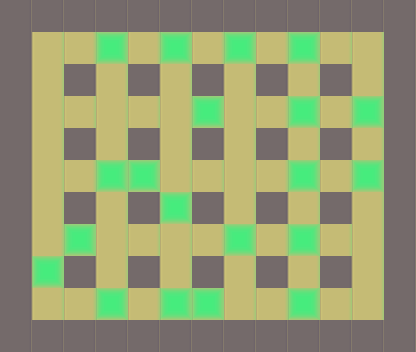

This is a level from a 2D game, rendered from its Tiled map with the project's own tilesets. A one-line summary and the complete map file follow:
An orthogonal 13x11 tile map with 32x32 px tiles, 2 tile layers (base, piedras).

<map version="1.0" orientation="orthogonal" renderorder="right-down" width="13" height="11" tilewidth="32" tileheight="32" nextobjectid="1">
 <properties>
  <property name="nombre" value="Nivel 1" />
 </properties>
 <tileset firstgid="1" name="tile" tilewidth="32" tileheight="32" tilecount="3">
  <image source="../tilebase.png" width="96" height="32" />
  <terraintypes>
   <terrain name="New Terrain" tile="-1" />
  </terraintypes>
 </tileset>
 <layer name="base" width="13" height="11">
  <data>
   <tile gid="1" />
   <tile gid="1" />
   <tile gid="1" />
   <tile gid="1" />
   <tile gid="1" />
   <tile gid="1" />
   <tile gid="1" />
   <tile gid="1" />
   <tile gid="1" />
   <tile gid="1" />
   <tile gid="1" />
   <tile gid="1" />
   <tile gid="1" />
   <tile gid="1" />
   <tile gid="2" />
   <tile gid="2" />
   <tile gid="2" />
   <tile gid="2" />
   <tile gid="2" />
   <tile gid="2" />
   <tile gid="2" />
   <tile gid="2" />
   <tile gid="2" />
   <tile gid="2" />
   <tile gid="2" />
   <tile gid="1" />
   <tile gid="1" />
   <tile gid="2" />
   <tile gid="1" />
   <tile gid="2" />
   <tile gid="1" />
   <tile gid="2" />
   <tile gid="1" />
   <tile gid="2" />
   <tile gid="1" />
   <tile gid="2" />
   <tile gid="1" />
   <tile gid="2" />
   <tile gid="1" />
   <tile gid="1" />
   <tile gid="2" />
   <tile gid="2" />
   <tile gid="2" />
   <tile gid="2" />
   <tile gid="2" />
   <tile gid="2" />
   <tile gid="2" />
   <tile gid="2" />
   <tile gid="2" />
   <tile gid="2" />
   <tile gid="2" />
   <tile gid="1" />
   <tile gid="1" />
   <tile gid="2" />
   <tile gid="1" />
   <tile gid="2" />
   <tile gid="1" />
   <tile gid="2" />
   <tile gid="1" />
   <tile gid="2" />
   <tile gid="1" />
   <tile gid="2" />
   <tile gid="1" />
   <tile gid="2" />
   <tile gid="1" />
   <tile gid="1" />
   <tile gid="2" />
   <tile gid="2" />
   <tile gid="2" />
   <tile gid="2" />
   <tile gid="2" />
   <tile gid="2" />
   <tile gid="2" />
   <tile gid="2" />
   <tile gid="2" />
   <tile gid="2" />
   <tile gid="2" />
   <tile gid="1" />
   <tile gid="1" />
   <tile gid="2" />
   <tile gid="1" />
   <tile gid="2" />
   <tile gid="1" />
   <tile gid="2" />
   <tile gid="1" />
   <tile gid="2" />
   <tile gid="1" />
   <tile gid="2" />
   <tile gid="1" />
   <tile gid="2" />
   <tile gid="1" />
   <tile gid="1" />
   <tile gid="2" />
   <tile gid="2" />
   <tile gid="2" />
   <tile gid="2" />
   <tile gid="2" />
   <tile gid="2" />
   <tile gid="2" />
   <tile gid="2" />
   <tile gid="2" />
   <tile gid="2" />
   <tile gid="2" />
   <tile gid="1" />
   <tile gid="1" />
   <tile gid="2" />
   <tile gid="1" />
   <tile gid="2" />
   <tile gid="1" />
   <tile gid="2" />
   <tile gid="1" />
   <tile gid="2" />
   <tile gid="1" />
   <tile gid="2" />
   <tile gid="1" />
   <tile gid="2" />
   <tile gid="1" />
   <tile gid="1" />
   <tile gid="2" />
   <tile gid="2" />
   <tile gid="2" />
   <tile gid="2" />
   <tile gid="2" />
   <tile gid="2" />
   <tile gid="2" />
   <tile gid="2" />
   <tile gid="2" />
   <tile gid="2" />
   <tile gid="2" />
   <tile gid="1" />
   <tile gid="1" />
   <tile gid="1" />
   <tile gid="1" />
   <tile gid="1" />
   <tile gid="1" />
   <tile gid="1" />
   <tile gid="1" />
   <tile gid="1" />
   <tile gid="1" />
   <tile gid="1" />
   <tile gid="1" />
   <tile gid="1" />
   <tile gid="1" />
  </data>
 </layer>
 <layer name="piedras" width="13" height="11">
  <data>
   <tile gid="0" />
   <tile gid="0" />
   <tile gid="0" />
   <tile gid="0" />
   <tile gid="0" />
   <tile gid="0" />
   <tile gid="0" />
   <tile gid="0" />
   <tile gid="0" />
   <tile gid="0" />
   <tile gid="0" />
   <tile gid="0" />
   <tile gid="0" />
   <tile gid="0" />
   <tile gid="0" />
   <tile gid="0" />
   <tile gid="3" />
   <tile gid="0" />
   <tile gid="3" />
   <tile gid="0" />
   <tile gid="3" />
   <tile gid="0" />
   <tile gid="3" />
   <tile gid="0" />
   <tile gid="0" />
   <tile gid="0" />
   <tile gid="0" />
   <tile gid="0" />
   <tile gid="0" />
   <tile gid="0" />
   <tile gid="0" />
   <tile gid="0" />
   <tile gid="0" />
   <tile gid="0" />
   <tile gid="0" />
   <tile gid="0" />
   <tile gid="0" />
   <tile gid="0" />
   <tile gid="0" />
   <tile gid="0" />
   <tile gid="0" />
   <tile gid="0" />
   <tile gid="0" />
   <tile gid="0" />
   <tile gid="0" />
   <tile gid="3" />
   <tile gid="0" />
   <tile gid="0" />
   <tile gid="3" />
   <tile gid="0" />
   <tile gid="3" />
   <tile gid="0" />
   <tile gid="0" />
   <tile gid="0" />
   <tile gid="0" />
   <tile gid="0" />
   <tile gid="0" />
   <tile gid="0" />
   <tile gid="0" />
   <tile gid="0" />
   <tile gid="0" />
   <tile gid="0" />
   <tile gid="0" />
   <tile gid="0" />
   <tile gid="0" />
   <tile gid="0" />
   <tile gid="0" />
   <tile gid="0" />
   <tile gid="3" />
   <tile gid="3" />
   <tile gid="0" />
   <tile gid="0" />
   <tile gid="0" />
   <tile gid="0" />
   <tile gid="3" />
   <tile gid="0" />
   <tile gid="3" />
   <tile gid="0" />
   <tile gid="0" />
   <tile gid="0" />
   <tile gid="0" />
   <tile gid="0" />
   <tile gid="0" />
   <tile gid="3" />
   <tile gid="0" />
   <tile gid="0" />
   <tile gid="0" />
   <tile gid="0" />
   <tile gid="0" />
   <tile gid="0" />
   <tile gid="0" />
   <tile gid="0" />
   <tile gid="0" />
   <tile gid="3" />
   <tile gid="0" />
   <tile gid="0" />
   <tile gid="0" />
   <tile gid="0" />
   <tile gid="3" />
   <tile gid="0" />
   <tile gid="3" />
   <tile gid="0" />
   <tile gid="0" />
   <tile gid="0" />
   <tile gid="0" />
   <tile gid="3" />
   <tile gid="0" />
   <tile gid="0" />
   <tile gid="0" />
   <tile gid="0" />
   <tile gid="0" />
   <tile gid="0" />
   <tile gid="0" />
   <tile gid="0" />
   <tile gid="0" />
   <tile gid="0" />
   <tile gid="0" />
   <tile gid="0" />
   <tile gid="0" />
   <tile gid="0" />
   <tile gid="3" />
   <tile gid="0" />
   <tile gid="3" />
   <tile gid="3" />
   <tile gid="0" />
   <tile gid="0" />
   <tile gid="3" />
   <tile gid="0" />
   <tile gid="0" />
   <tile gid="0" />
   <tile gid="0" />
   <tile gid="0" />
   <tile gid="0" />
   <tile gid="0" />
   <tile gid="0" />
   <tile gid="0" />
   <tile gid="0" />
   <tile gid="0" />
   <tile gid="0" />
   <tile gid="0" />
   <tile gid="0" />
   <tile gid="0" />
   <tile gid="0" />
  </data>
 </layer>
</map>
